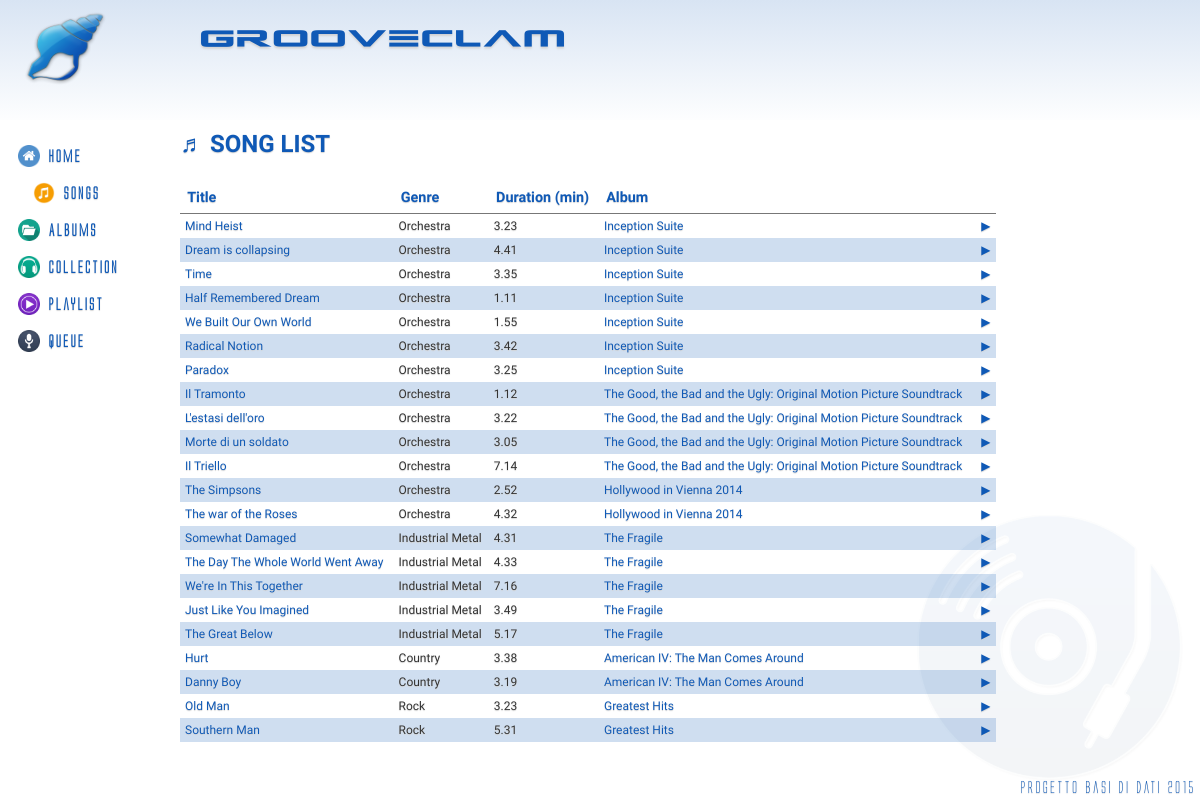
Page /?controller=songs&action=index on the committed database.
### tables this page shows
CREATE TABLE IF NOT EXISTS `Song` (
	`IdSong` INT(11) NOT NULL AUTO_INCREMENT,
	`IdAlbum` INT(11) NOT NULL,
	`Title` VARCHAR(140) NOT NULL,
	`Genre` VARCHAR(40) NOT NULL,
	`Duration` FLOAT,
	`IdImage` INT(11) NOT NULL,
	PRIMARY KEY(`IdSong`),
	FOREIGN KEY(`IdAlbum`) REFERENCES Album(`IdAlbum`) ON DELETE CASCADE ON UPDATE CASCADE,
	FOREIGN KEY(`IdImage`) REFERENCES Cover(`IdImage`) ON DELETE CASCADE ON UPDATE CASCADE
);

CREATE TABLE IF NOT EXISTS `Album` (
	`IdAlbum` INT(11) NOT NULL AUTO_INCREMENT,
	`Title` VARCHAR(140) NOT NULL,
	`Author` VARCHAR(140) NOT NULL,
	`Info` VARCHAR(300) DEFAULT NULL,
	`Year` DATE NOT NULL,
	`Live` BOOLEAN NOT NULL,
	`Location` VARCHAR(40) DEFAULT NULL,
	PRIMARY KEY(`IdAlbum`)
);

### index.php (called while the page is built, shortened)
<?php
if(isset($_GET['controller']) && isset($_GET['action'])) {
	$controller = $_GET['controller'];
	$action = $_GET['action'];
} else {
	$controller = 'pages';
	$action = 'home';
}
require_once('views/layout.php');
?>

### controllers/songs_controller.php (called while the page is built, shortened)
<?php
class SongsController {
	public function index() {
		$songs = Song::all();
		require_once('views/songs/index.php');
	}
}
?>

### models/song.php (called while the page is built, shortened)
<?php
class Song {
	private $id;
	private $title;
	private $genre;
	private $duration;
	private $idalbum;
	private $album;
	public function __construct($id, $title, $genre, $duration, $author, $idalbum, $album) {
		$this->id = $id;
		$this->title = $title;
		$this->genre = $genre;
		$this->duration = $duration;
		$this->idalbum = $idalbum;
		$this->album = $album;
	}
	public function id() {
		return $this->id;
	}
	public function title() {
		return $this->title;
	}
	public function genre() {
		return $this->genre;
	}
	public function duration() {
		return $this->duration;
	}
	public function idalbum() {
		return $this->idalbum;
	}
	public function	album() {
		return $this->album;
	}
	public static function all() {
		$list = array();
		$db = Db::getInstance();
		$req = $db->query('SELECT s.*, a.Author, a.Title as AlbumTitle FROM Song s INNER JOIN Album a ON(s.IdAlbum = a.IdAlbum)');
		foreach($req->fetchAll() as $song) {
			$list[] = new Song($song['IdSong'], $song['Title'], $song['Genre'], $song['Duration'], $song['Author'], $song['IdAlbum'], $song['AlbumTitle']);
		}
		return $list;
	}
}
?>

### views/songs/index.php (the view, shortened to what this page needs)
<h2>&#9836; SONG LIST</h2>
<table class="table">
<thead>
	<tr>
		<th>Title</th>
		<th>Genre</th>
		<th>Duration (min)</th>
		<th>Album</th>
        <th></th>
	</tr>
</thead>
<tbody>
<?php foreach($songs as $song) { ?>
	<tr>
		<td><a href='?controller=songs&action=show&id=<?php echo $song->id(); ?>'><?php echo $song->title(); ?></a></td>
		<td><?php echo $song->genre(); ?></td>
		<td><?php echo $song->duration(); ?></td>
		<td><a href='?controller=albums&action=show&id=<?php echo $song->idalbum(); ?>'><?php echo $song->album(); ?></a></td>
        <td><a href="#" onclick="play('<?php echo $song->duration() . '\'',',\'' . addslashes($song->title()) . '\'',',\'' . $song->id(); ?>');">&#9654;</a></td>
	</tr>
<?php } ?>
</tbody>
</table>

### views/layout.php (shortened to what this page needs)
<!DOCTYPE html>
<html>
<head>
<link rel="stylesheet" type="text/css" href="css/style.css">
</head>
<body>
	<header>
		<img src="img/blueseashell.png" alt="">
		<h1>Grooveclam</h1>
	</header>
	<div class="content">
		<nav>
			<ul>
				<li <?php if($_SERVER['REQUEST_URI'] == '/basidati/~abaldan/') { echo 'class="active"'; }?>>
					<a href='/basidati/~abaldan'><img src="img/home.png" alt="">Home</a>
				</li>
				<li <?php if(preg_match('/\/\?controller=songs/i', $_SERVER['REQUEST_URI'])) { echo 'class="active"'; }?>>
					<a href='?controller=songs&action=index'><img src="img/music.png" alt="">Songs</a>
				</li>
				<li <?php if(preg_match('/\/\?controller=albums/i', $_SERVER['REQUEST_URI'])) { echo 'class="active"'; }?>>
					<a href='?controller=albums&action=index'><img src="img/folder-icon.png" alt="">Albums</a>
				</li>
				<li <?php if(preg_match('/\/\?controller=collection/i', $_SERVER['REQUEST_URI'])) { echo 'class="active"'; }?>>
					<a href='?controller=collection&action=index&id=<?php echo isset($_SESSION['uid']) ? $_SESSION['uid'] : '-1'; ?>'><img src="img/music-icon.png" alt="">Collection</a>
				</li>
				<li <?php if(preg_match('/\/\?controller=playlist/i', $_SERVER['REQUEST_URI'])) { echo 'class="active"'; }?>>
					<a href='?controller=playlist&action=index'><img src="img/poweramp-icon.png" alt="">Playlist</a>
				</li>
				<li <?php if(preg_match('/\/\?controller=queue/i', $_SERVER['REQUEST_URI'])) { echo 'class="active"'; }?>>
					<a href='?controller=queue&action=index&id=<?php echo isset($_SESSION['uid']) ? $_SESSION['uid'] : '-1'; ?>'><img src="img/mic-icon.png" alt="">Queue</a>
				</li>
			</ul>
		</nav>
		<main>
		<?php require_once('routes.php') ?>
		</main>
	</div>
	<footer>
		Progetto Basi di dati 2015
	</footer>
</body>
</html>

### routes.php (shortened to what this page needs)
<?php
function call($controller, $action) {
	switch($controller) {
		case 'songs':
			require_once('models/song.php');
			$controller = new SongsController();
		break;
	}
	$controller->{$action}();
}
$controllers = array(
	'pages' => array('home', 'error', 'login', 'checkuser', 'logout', 'registration'),
	'songs' => array('index', 'show', 'addnew', 'addheard'),
	'albums' => array('index', 'show', 'add', 'addalbum'),
	'playlist' => array('index', 'show', 'newplaylist'),
	'collection' => array('index', 'addsong', 'remove'),
	'queue' => array('index', 'addsong'),
	'user' => array('show', 'follow', 'unfollow')
);
if(array_key_exists($controller, $controllers)) {
	if(in_array($action, $controllers[$controller])) {
		call($controller, $action);
	} else {
		call('pages', 'error');
	}
} else {
	call('pages', 'error');
}
?>

### css/style.css (style rules this page uses)
* { margin: 0; }
html, body { font-family: Grumpy; height: 100%; }
body { background: #ffffff url('../img/cd_music_w.png') no-repeat bottom right; background-size: 25%; color: #333; text-shadow: 0px 1px 1px #d4d4d4; }
a { text-decoration: none; color: rgb(15, 89, 182); }
h1, h2, h3, h4, h5 { color: rgb(15, 89, 182); }
.content { height: 85%; }
.content nav { float: left; width: 15%; }
.content nav ul { list-style: none; display: block; padding: 10px 0px 0px 18px; }
.content nav ul li { -webkit-transition: all 0.2s ease-out; transition: all 0.2s ease-out; font-family: alien; color: rgb(15, 89, 182); font-weight: 600; margin: 15px 0px; }
.content nav ul li img { width: 22px; margin-right: 8px; vertical-align: middle; }
main { margin-top:10px; float: left; width: 85%; }
header { height: 15%; background: linear-gradient(to top, rgba(15, 89, 182, 0) -5%, rgba(15, 89, 182, .3) 190%); }
header img { float: left; width: 100px; height: 95px; padding-left: 15px; }
header h1 { position: relative; padding-left: 200px; padding-top: 20px; font-family: aliens; font-size: 1.650em; color: rgb(15, 89, 182); letter-spacing: 3px; text-shadow: 0 2px 2px #d4d4d4; }
footer { position: fixed; bottom: 5px; right: 5px; color: rgb(15, 89, 182); font-family: alien; }
.table { width:80%; border-collapse: collapse; margin: 1.5em 0em; }
.table th { border-bottom: 1px solid #777; text-align: left; padding: .5em; font-size: .9em; color: rgb(15, 89, 182); }
.table td { padding: 5px; font-size: .75em; }
.table tr:nth-child(2n+2) { background-color: rgba(15, 89, 182, .2); }
.active { padding-left: 15px; }

### rows in the picture
song: Title "Mind Heist", Genre "Orchestra", Duration "3.23", IdAlbum.Title "Inception Suite"
song: Title "Dream is collapsing", Genre "Orchestra", Duration "4.41", IdAlbum.Title "Inception Suite"
song: Title "Time", Genre "Orchestra", Duration "3.35", IdAlbum.Title "Inception Suite"
song: Title "Half Remembered Dream", Genre "Orchestra", Duration "1.11", IdAlbum.Title "Inception Suite"
song: Title "We Built Our Own World", Genre "Orchestra", Duration "1.55", IdAlbum.Title "Inception Suite"
song: Title "Radical Notion", Genre "Orchestra", Duration "3.42", IdAlbum.Title "Inception Suite"
song: Title "Paradox", Genre "Orchestra", Duration "3.25", IdAlbum.Title "Inception Suite"
song: Title "Il Tramonto", Genre "Orchestra", Duration "1.12", IdAlbum.Title "The Good, the Bad and the Ugly: Original Motion Picture Soundtrack"
song: Title "L'estasi dell'oro", Genre "Orchestra", Duration "3.22", IdAlbum.Title "The Good, the Bad and the Ugly: Original Motion Picture Soundtrack"
song: Title "Morte di un soldato", Genre "Orchestra", Duration "3.05", IdAlbum.Title "The Good, the Bad and the Ugly: Original Motion Picture Soundtrack"
song: Title "Il Triello", Genre "Orchestra", Duration "7.14", IdAlbum.Title "The Good, the Bad and the Ugly: Original Motion Picture Soundtrack"
song: Title "The Simpsons", Genre "Orchestra", Duration "2.52", IdAlbum.Title "Hollywood in Vienna 2014"
song: Title "The war of the Roses", Genre "Orchestra", Duration "4.32", IdAlbum.Title "Hollywood in Vienna 2014"
song: Title "Somewhat Damaged", Genre "Industrial Metal", Duration "4.31", IdAlbum.Title "The Fragile"
song: Title "The Day The Whole World Went Away", Genre "Industrial Metal", Duration "4.33", IdAlbum.Title "The Fragile"
song: Title "We're In This Together", Genre "Industrial Metal", Duration "7.16", IdAlbum.Title "The Fragile"
song: Title "Just Like You Imagined", Genre "Industrial Metal", Duration "3.49", IdAlbum.Title "The Fragile"
song: Title "The Great Below", Genre "Industrial Metal", Duration "5.17", IdAlbum.Title "The Fragile"
song: Title "Hurt", Genre "Country", Duration "3.38", IdAlbum.Title "American IV: The Man Comes Around"
song: Title "Danny Boy", Genre "Country", Duration "3.19", IdAlbum.Title "American IV: The Man Comes Around"
song: Title "Old Man", Genre "Rock", Duration "3.23", IdAlbum.Title "Greatest Hits"
song: Title "Southern Man", Genre "Rock", Duration "5.31", IdAlbum.Title "Greatest Hits"
